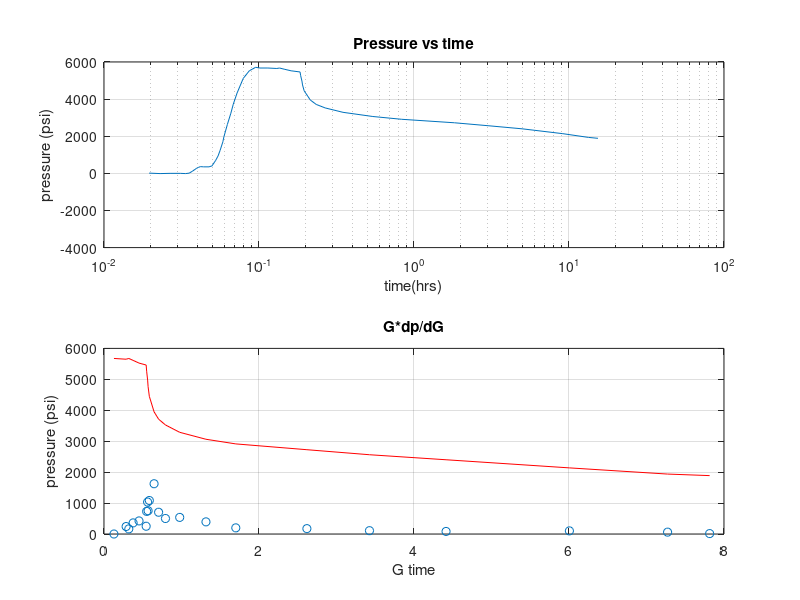

Reproduce this figure in MATLAB.
%%
%%% Arian Velayati, PhD
%%%% This script is used to design and interpret DFIT 
clc;close;clear;

%% input p-1
% Recommended pup rate is 10 bpm in most operations

q_pump = 10; % Pump rate (bpm)
t_pump = 6.6; % Pump time (min)
perm = 0.01; % Reservoir permeability (md) 

%% input p-2
% The following inputs are used to determine the time to reach
% pseudo-radial flow in hrs. This is assuming that linear transient flow
% governs fracture leak off flow up untill closure, then the time required
% for the induced pressure transient to establish a pseudo-radial flow
% regime can be computed from the definition of dimmensionless time (tDxf)

phi = 0.08; % Porosity
mu = 0.02; % Res Fluid viscosity; cp
Ct = 0.00003; % Total reservoir compressibility; 1/psi
kl = 0.01; % Permeability of leak off system; md (The same as res perm)
tDxf = 2; % Dimmensionless time,For pseudo-radial a value of tDxf=1 (at least) must be reached in the falloff period.
% tDxf ranges from 1-5, literature suggests 2 for an infinite conductivity
% fracture and 3 for a uniform flux fracture

%% Fracture half length

% Assuming a 30 ft fracture height and 0.1" frac width, 100% fluid
% efficiency (No leak off), water injection in typical 20 GPa MOE rocks and
% a net pressure of 1000 psi (pinj - s3,

Xl_3 = 31 * q_pump; % Fracture half length (ft) for 5 min injection;ft
Xl_5 = 60 * q_pump; % Fracture half length (ft) for 5 min injection; ft

%% Operational Times

Closure_Time = t_pump/(3*perm); % Time to reach fracture closure; min
T_Trans = 3*Closure_Time; % Time to establish analyzable reservoir transient (empirical apprix.); min
T2_Trans = t_pump/perm; % Time to establish analyzable reservoir transient; min
tpr = (phi*mu*Ct*(Xl_5^2)*tDxf)/(0.000264*kl); % time to reach pseudo radial flow, days

%% G time
P_z = 3000; % Hydrostatic pressure at depth
t = load('time.csv'); % hrs
p = load('pressure.csv'); % psi (BHP data. If entering Wellhead data "starting at p=0" delete P_z
p = p - P_z;

% creating datasets for G funciton plots,
% considering only after pump time duration
x = find(t>(t_pump/60));
t_G = t(x:end); 
p_G = p(x:end);


% G function

DeltD = (t_G) - t_pump/60; % min
G = 2*sqrt(DeltD); 
deriv = abs(diff(G).*(diff(p_G)./diff(t_G)));
deriv = [0;deriv];
%% Plotting

subplot(2,1,1)
semilogx(t,p)
xlabel('time(hrs)')
ylabel('pressure (psi)')
grid on
title('Pressure vs time')

subplot(2,1,2)
plot(G,p_G,'r')
xlabel('G time')
ylabel('pressure (psi)')
grid on
hold on 
scatter(G,deriv)
title('G*dp/dG')
